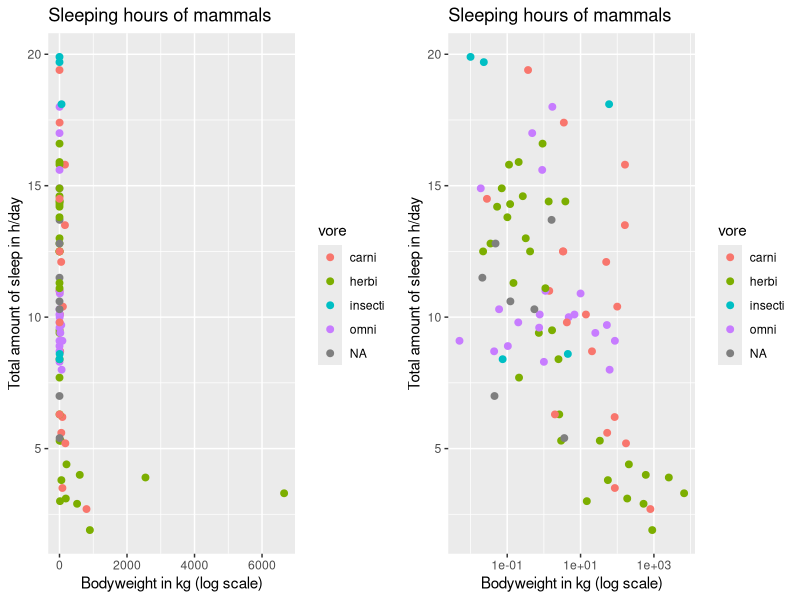

This chart was generated by the following R code:
library(ggplot2)
library(gridExtra)
data()
View(msleep)

# normal scale
normalScale <- ggplot(msleep, aes(x = bodywt, y = sleep_total))+
  geom_point(aes(colour = vore),
             size = 2)+
  xlab("Bodyweight in kg (log scale)")+
  ylab("Total amount of sleep in h/day")+
  ggtitle("Sleeping hours of mammals")


logScale <- ggplot(msleep, aes(x = bodywt, y = sleep_total))+
  geom_point(aes(colour = vore),
             size = 2)+
  # geom_text(data = subset(msleep, name == "Lesser short-tailed shrew" |
  #                           name == "African elephant"),
  #           aes(label = name),
  #           color = "black",
  #           nudge_y = -1)+
  xlab("Bodyweight in kg (log scale)")+
  ylab("Total amount of sleep in h/day")+
  scale_x_continuous(trans="log10")+
  ggtitle("Sleeping hours of mammals")

grid.arrange(normalScale,logScale, ncol=2)
